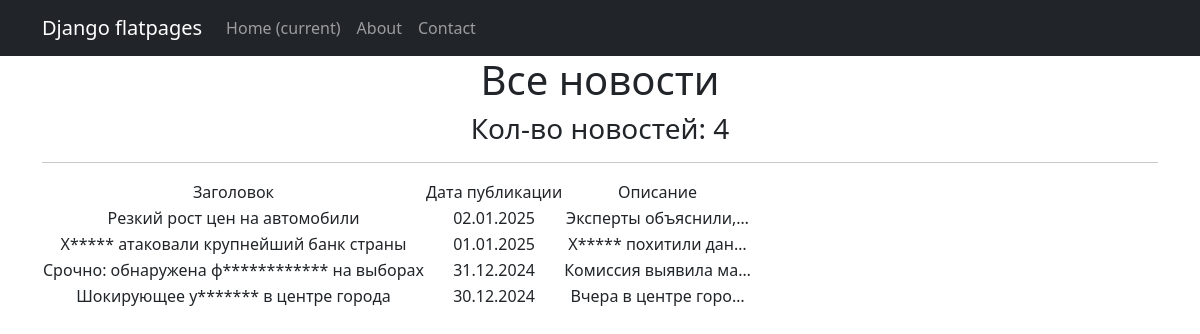
Before: /news/ with the older database file.
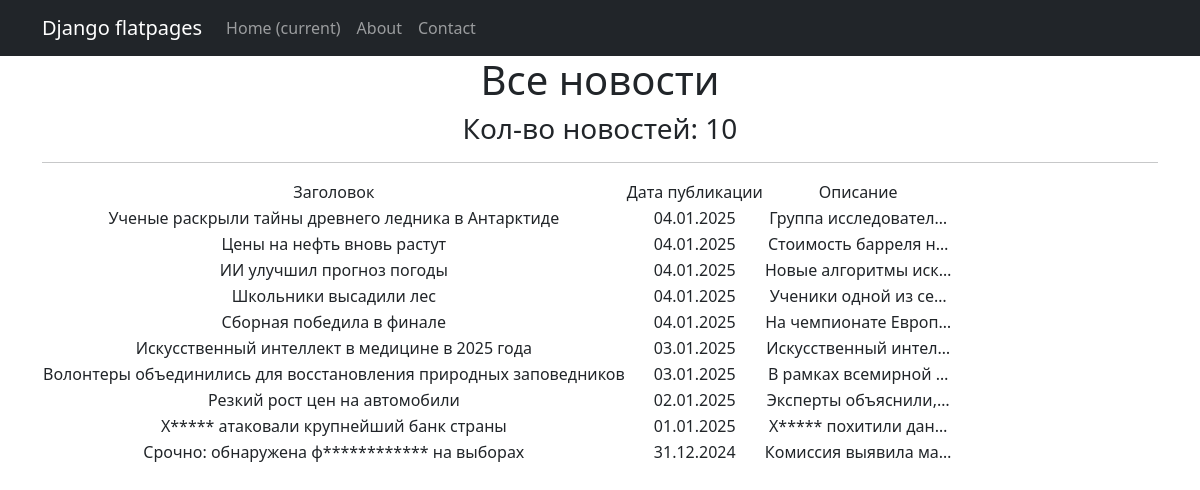
After: the same page with the newer database file.
### models_app/models.py (models this page shows, shortened)
class Post(models.Model):
    ARTICLE = 'AR'
    NEWS = 'NW'
    POST_TYPE_CHOICES = [
        (ARTICLE, 'Article'),
        (NEWS, 'News'),
    ]
    author = models.ForeignKey(Author, on_delete=models.CASCADE, related_name='posts')
    post_type = models.CharField(max_length=2, choices=POST_TYPE_CHOICES, default=ARTICLE)
    created_at = models.DateTimeField(auto_now_add=True)
    categories = models.ManyToManyField(Category, related_name='posts')
    title = models.CharField(max_length=255)
    content = models.TextField()
    rating = models.IntegerField(default=0)

### models_app/views.py (the view)
# urls.py: path('news/', NewsList.as_view(), name='news_list'),
class NewsList(ListView):
    model = Post
    queryset = Post.objects.filter(post_type='NW').order_by('-created_at')
    template_name = 'news_list.html'
    context_object_name = 'news_list'
    paginate_by = 10

### models_app/templatetags/custom_filters.py (called while the page is built)
@register.filter()
def censor(string):
    bad_words = ["убийство", "фальсификация", "хакеры"]
    if not isinstance(string, str):
        raise ValueError("Фильтр 'censor' можно применять только к строкам.")
    cleaned_string = ''.join(char for char in string if char.isalnum() or char.isspace()) #очистка строки от спец символов (!,$, и т.д.)
    words = cleaned_string.split()
    for word in words:
        if word.lower() in bad_words:
            censored_word = word[0] + "*" * (len(word) - 1)
            string = string.replace(word, censored_word)
    return string

### templates/news_list.html
{% extends 'flatpages/default.html' %}
{% load custom_filters %}
{% block content %}
<h1> Все новости </h1>
<h3> Кол-во новостей: {{ news_list|length }} </h3>
<hr>
{% if news_list %}
    <table>
           <tr>
               <td>Заголовок</td>
               <td>Дата публикации</td>
               <td>Описание</td>
           </tr>
           {% for news in news_list %}
           <tr>
               <td>{{ news.title|censor }}</td>
               <td>{{ news.created_at|date:'d.m.Y' }}</td>
               <td>{{ news.content|censor|truncatechars:20 }}</td>
           </tr>
           {% endfor %}
       </table>
{% else %}
    <h2> Новостей нет! </h2>
{% endif %}
{% endblock content %}

### templates/flatpages/default.html (shortened to what this page needs)
<!DOCTYPE html>
<html lang="en">
    <head>
        {% load static %}
        <link href="{% static 'css/styles.css' %}" rel="stylesheet" />
    </head>
    <body>
        <nav class="navbar navbar-expand-lg navbar-dark bg-dark static-top">
            <div class="container">
               <a class="navbar-brand" href="#">Django flatpages</a>
               <div class="collapse navbar-collapse" id="navbarResponsive">
                   <ul class="navbar-nav ml-auto">
                       <li class="nav-item active">
                           <a class="nav-link" href="#">Home
                               <span class="sr-only">(current)</span>
                           </a>
                       </li>
                       <li class="nav-item">
                           <a class="nav-link" href="/about/">About</a>
                       </li>
                       <li class="nav-item">
                           <a class="nav-link" href="/contacts/">Contact</a>
                       </li>
                   </ul>
               </div>
            </div>
        </nav>
        <div class="container">
            <div class="row">
               <div class="col-lg-12 text-center">
                   {% block content %}
                   {% endblock content %}
               </div>
           </div>
        </div>
    </body>
</html>

Changed rows visible on the page:
no longer on this page (row unchanged): Post: title|censor "Шокирующее у******* в центре города", created_at "30.12.2024", content|censor "Вчера в центре горо…"
added Post: title|censor "Ученые раскрыли тайны древнего ледника в Антарктиде", created_at "04.01.2025", content|censor "Группа исследовател…"
added Post: title|censor "Цены на нефть вновь растут", created_at "04.01.2025", content|censor "Стоимость барреля н…"
added Post: title|censor "ИИ улучшил прогноз погоды", created_at "04.01.2025", content|censor "Новые алгоритмы иск…"
added Post: title|censor "Школьники высадили лес", created_at "04.01.2025", content|censor "Ученики одной из се…"
added Post: title|censor "Сборная победила в финале", created_at "04.01.2025", content|censor "На чемпионате Европ…"
added Post: title|censor "Искусственный интеллект в медицине в 2025 года", created_at "03.01.2025", content|censor "Искусственный интел…"
added Post: title|censor "Волонтеры объединились для восстановления природных заповедников", created_at "03.01.2025", content|censor "В рамках всемирной …"
Other visible differences:
{{ news_list|length }}: "4" → "10"
